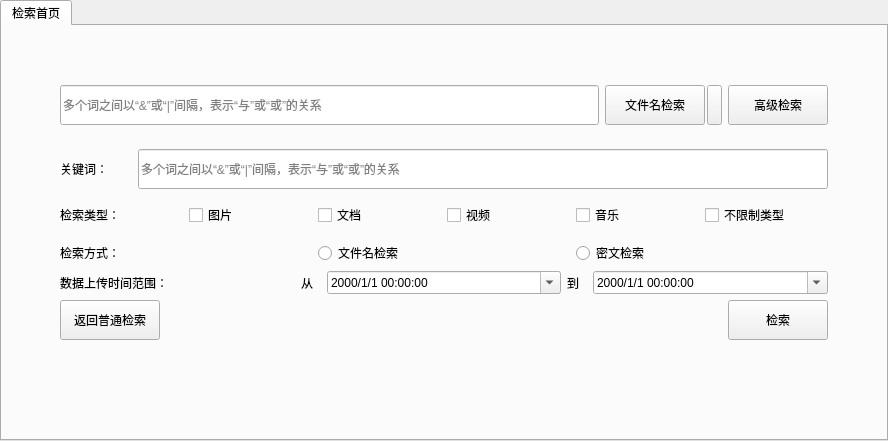
       <widget class="QWidget" name="doc_search_page">
        <layout class="QHBoxLayout" name="horizontalLayout">
         <property name="leftMargin">
          <number>0</number>
         </property>
         <property name="topMargin">
          <number>0</number>
         </property>
         <property name="rightMargin">
          <number>0</number>
         </property>
         <property name="bottomMargin">
          <number>0</number>
         </property>
         <item>
          <widget class="QTabWidget" name="search_tabWidget">
           <property name="styleSheet">
            <string notr="true"/>
           </property>
           <property name="currentIndex">
            <number>0</number>
           </property>
           <widget class="QWidget" name="tab_6">
            <property name="styleSheet">
             <string notr="true">font: 12pt &quot;微软雅黑&quot;;</string>
            </property>
            <attribute name="title">
             <string>检索首页</string>
            </attribute>
            <layout class="QHBoxLayout" name="horizontalLayout_31">
             <item>
              <layout class="QHBoxLayout" name="horizontalLayout_39">
               <item>
                <spacer name="horizontalSpacer_15">
                 <property name="orientation">
                  <enum>Qt::Horizontal</enum>
                 </property>
                 <property name="sizeHint" stdset="0">
                  <size>
                   <width>40</width>
                   <height>20</height>
                  </size>
                 </property>
                </spacer>
               </item>
               <item>
                <layout class="QVBoxLayout" name="verticalLayout_16">
                 <item>
                  <spacer name="verticalSpacer_14">
                   <property name="orientation">
                    <enum>Qt::Vertical</enum>
                   </property>
                   <property name="sizeHint" stdset="0">
                    <size>
                     <width>20</width>
                     <height>40</height>
                    </size>
                   </property>
                  </spacer>
                 </item>
                 <item>
                  <widget class="QWidget" name="normal_search_widget" native="true">
                   <layout class="QHBoxLayout" name="horizontalLayout_22">
                    <item>
                     <widget class="QLineEdit" name="key_words_lineEdit_2">
                      <property name="minimumSize">
                       <size>
                        <width>539</width>
                        <height>40</height>
                       </size>
                      </property>
                      <property name="toolTip">
                       <string>多个词之间以“&amp;”或“|”间隔，表示“与”或“或”的关系</string>
                      </property>
                      <property name="whatsThis">
                       <string>多个词之间以“&amp;”或“|”间隔，表示“与”或“或”的关系</string>
                      </property>
                      <property name="styleSheet">
                       <string notr="true">QLineEdit:{font: 12pt &quot;微软雅黑&quot;; min-height: 26px;min-height: 270px}</string>
                      </property>
                      <property name="placeholderText">
                       <string>多个词之间以“&amp;”或“|”间隔，表示“与”或“或”的关系</string>
                      </property>
                     </widget>
                    </item>
                    <item>
                     <layout class="QHBoxLayout" name="normalsearch_horizontalLayout">
                      <item>
                       <layout class="QHBoxLayout" name="horizontalLayout_16">
                        <property name="spacing">
                         <number>2</number>
                        </property>
                        <item>
                         <widget class="QPushButton" name="search_tabWidget_search_pushButton">
                          <property name="minimumSize">
                           <size>
                            <width>100</width>
                            <height>40</height>
                           </size>
                          </property>
                          <property name="text">
                           <string>文件名检索</string>
                          </property>
                         </widget>
                        </item>
                        <item>
                         <widget class="QPushButton" name="search_select_pushButton">
                          <property name="minimumSize">
                           <size>
                            <width>0</width>
                            <height>40</height>
                           </size>
                          </property>
                          <property name="maximumSize">
                           <size>
                            <width>15</width>
                            <height>16777215</height>
                           </size>
                          </property>
                          <property name="text">
                           <string/>
                          </property>
                         </widget>
                        </item>
                       </layout>
                      </item>
                      <item>
                       <widget class="QPushButton" name="search_tabWidget_goto_advanced_pushButton">
                        <property name="minimumSize">
                         <size>
                          <width>100</width>
                          <height>40</height>
                         </size>
                        </property>
                        <property name="text">
                         <string>高级检索</string>
                        </property>
                       </widget>
                      </item>
                     </layout>
                    </item>
                   </layout>
                  </widget>
                 </item>
                 <item>
                  <widget class="QWidget" name="advanced_search_widget" native="true">
                   <layout class="QVBoxLayout" name="verticalLayout_4">
                    <item>
                     <layout class="QHBoxLayout" name="horizontalLayout_44">
                      <item>
                       <widget class="QLabel" name="label_43">
                        <property name="minimumSize">
                         <size>
                          <width>72</width>
                          <height>0</height>
                         </size>
                        </property>
                        <property name="text">
                         <string>关键词：</string>
                        </property>
                       </widget>
                      </item>
                      <item>
                       <widget class="QLineEdit" name="key_words_lineEdit">
                        <property name="minimumSize">
                         <size>
                          <width>539</width>
                          <height>40</height>
                         </size>
                        </property>
                        <property name="toolTip">
                         <string>多个词之间以“&amp;”或“|”间隔，表示“与”或“或”的关系</string>
                        </property>
                        <property name="whatsThis">
                         <string>多个词之间以“&amp;”或“|”间隔，表示“与”或“或”的关系</string>
                        </property>
                        <property name="styleSheet">
                         <string notr="true">QLineEdit:{font: 12pt &quot;微软雅黑&quot;; min-height: 26px;min-height: 270px}</string>
                        </property>
                        <property name="placeholderText">
                         <string>多个词之间以“&amp;”或“|”间隔，表示“与”或“或”的关系</string>
                        </property>
                       </widget>
                      </item>
                     </layout>
                    </item>
                    <item>
                     <layout class="QHBoxLayout" name="horizontalLayout_57">
                      <item>
                       <widget class="QLabel" name="label_39">
                        <property name="minimumSize">
                         <size>
                          <width>72</width>
                          <height>40</height>
                         </size>
                        </property>
                        <property name="text">
                         <string>检索类型：</string>
                        </property>
                       </widget>
                      </item>
                      <item>
                       <widget class="QCheckBox" name="picture_checkBox">
                        <property name="text">
                         <string>图片</string>
                        </property>
                       </widget>
                      </item>
                      <item>
                       <widget class="QCheckBox" name="ducument_checkBox">
                        <property name="text">
                         <string>文档</string>
                        </property>
                       </widget>
                      </item>
                      <item>
                       <widget class="QCheckBox" name="video_checkBox">
                        <property name="text">
                         <string>视频</string>
                        </property>
                       </widget>
                      </item>
                      <item>
                       <widget class="QCheckBox" name="music_checkBox">
                        <property name="text">
                         <string>音乐</string>
                        </property>
                       </widget>
                      </item>
                      <item>
                       <widget class="QCheckBox" name="other_checkBox">
                        <property name="text">
                         <string>不限制类型</string>
                        </property>
                       </widget>
                      </item>
                     </layout>
                    </item>
                    <item>
                     <layout class="QHBoxLayout" name="horizontalLayout_58">
                      <item>
                       <widget class="QLabel" name="label_41">
                        <property name="minimumSize">
                         <size>
                          <width>72</width>
                          <height>0</height>
                         </size>
                        </property>
                        <property name="text">
                         <string>检索方式：</string>
                        </property>
                       </widget>
                      </item>
                      <item>
                       <widget class="QRadioButton" name="filenamesearch_radioButton">
                        <property name="text">
                         <string>文件名检索</string>
                        </property>
                       </widget>
                      </item>
                      <item>
                       <widget class="QRadioButton" name="ciphersearch_radioButton">
                        <property name="text">
                         <string>密文检索</string>
                        </property>
                       </widget>
                      </item>
                     </layout>
                    </item>
                    <item>
                     <layout class="QHBoxLayout" name="horizontalLayout_59"/>
                    </item>
                    <item>
                     <layout class="QHBoxLayout" name="horizontalLayout_63">
                      <item>
                       <widget class="QLabel" name="label_46">
                        <property name="minimumSize">
                         <size>
                          <width>72</width>
                          <height>0</height>
                         </size>
                        </property>
                        <property name="text">
                         <string>数据上传时间范围：</string>
                        </property>
                       </widget>
                      </item>
                      <item>
                       <widget class="QLabel" name="label_14">
                        <property name="maximumSize">
                         <size>
                          <width>20</width>
                          <height>16777215</height>
                         </size>
                        </property>
                        <property name="text">
                         <string>从</string>
                        </property>
                       </widget>
                      </item>
                      <item>
                       <widget class="QDateTimeEdit" name="advanced_from_dateTimeEdit">
                        <property name="displayFormat">
                         <string>yyyy/M/d HH:mm:ss</string>
                        </property>
                        <property name="calendarPopup">
                         <bool>true</bool>
                        </property>
                       </widget>
                      </item>
                      <item>
                       <widget class="QLabel" name="label_13">
                        <property name="maximumSize">
                         <size>
                          <width>20</width>
                          <height>16777215</height>
                         </size>
                        </property>
                        <property name="text">
                         <string>到</string>
                        </property>
                       </widget>
                      </item>
                      <item>
                       <widget class="QDateTimeEdit" name="advanced_to_dateTimeEdit">
                        <property name="displayFormat">
                         <string>yyyy/M/d HH:mm:ss</string>
                        </property>
                        <property name="calendarPopup">
                         <bool>true</bool>
                        </property>
                       </widget>
                      </item>
                     </layout>
                    </item>
                    <item>
                     <layout class="QHBoxLayout" name="horizontalLayout_64">
                      <item>
                       <widget class="QPushButton" name="search_tabWidget_goto_normal_pushButton">
                        <property name="minimumSize">
                         <size>
                          <width>100</width>
                          <height>40</height>
                         </size>
                        </property>
                        <property name="text">
                         <string>返回普通检索</string>
                        </property>
                       </widget>
                      </item>
                      <item>
                       <spacer name="horizontalSpacer_21">
                        <property name="orientation">
                         <enum>Qt::Horizontal</enum>
                        </property>
                        <property name="sizeHint" stdset="0">
                         <size>
                          <width>40</width>
                          <height>20</height>
                         </size>
                        </property>
                       </spacer>
                      </item>
                      <item>
                       <spacer name="horizontalSpacer_22">
                        <property name="orientation">
                         <enum>Qt::Horizontal</enum>
                        </property>
                        <property name="sizeHint" stdset="0">
                         <size>
                          <width>40</width>
                          <height>20</height>
                         </size>
                        </property>
                       </spacer>
                      </item>
                      <item>
                       <widget class="QPushButton" name="search_tabWidget_advanced_search_pushButton">
                        <property name="minimumSize">
                         <size>
                          <width>100</width>
                          <height>40</height>
                         </size>
                        </property>
                        <property name="text">
                         <string>检索</string>
                        </property>
                       </widget>
                      </item>
                     </layout>
                    </item>
                   </layout>
                  </widget>
                 </item>
                 <item>
                  <spacer name="verticalSpacer_17">
                   <property name="orientation">
                    <enum>Qt::Vertical</enum>
                   </property>
                   <property name="sizeHint" stdset="0">
                    <size>
                     <width>20</width>
                     <height>40</height>
                    </size>
                   </property>
                  </spacer>
                 </item>
                 <item>
                  <spacer name="verticalSpacer_16">
                   <property name="orientation">
                    <enum>Qt::Vertical</enum>
                   </property>
                   <property name="sizeHint" stdset="0">
                    <size>
                     <width>20</width>
                     <height>40</height>
                    </size>
                   </property>
                  </spacer>
                 </item>
                </layout>
               </item>
               <item>
                <spacer name="horizontalSpacer_23">
                 <property name="orientation">
                  <enum>Qt::Horizontal</enum>
                 </property>
                 <property name="sizeHint" stdset="0">
                  <size>
                   <width>40</width>
                   <height>20</height>
                  </size>
                 </property>
                </spacer>
               </item>
              </layout>
             </item>
            </layout>
           </widget>
          </widget>
         </item>
        </layout>
       </widget>
